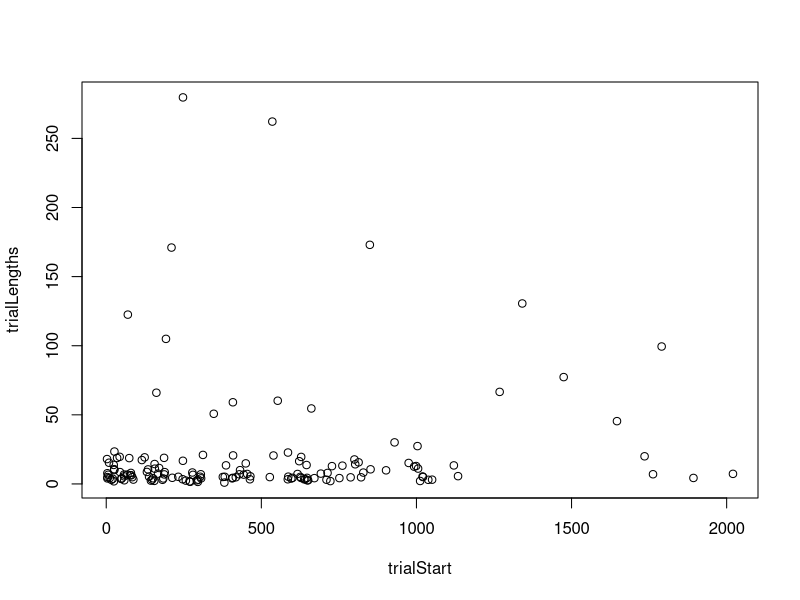
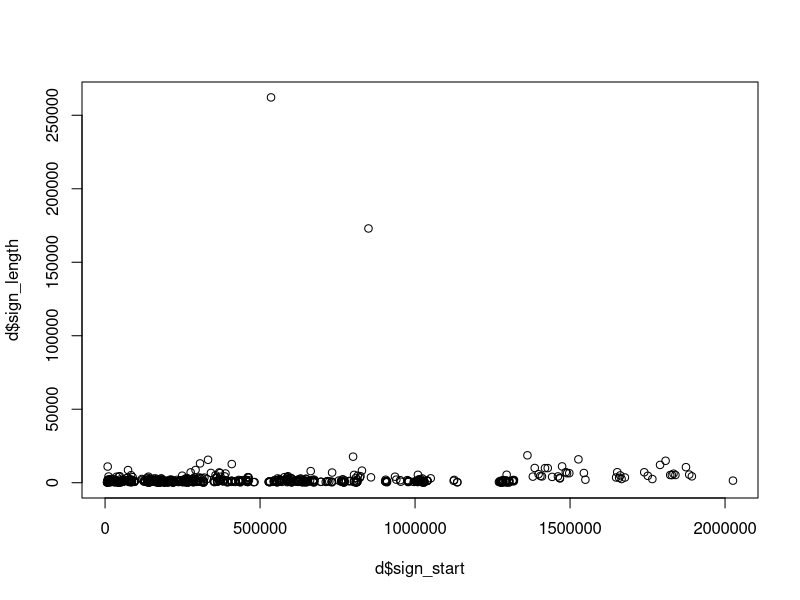
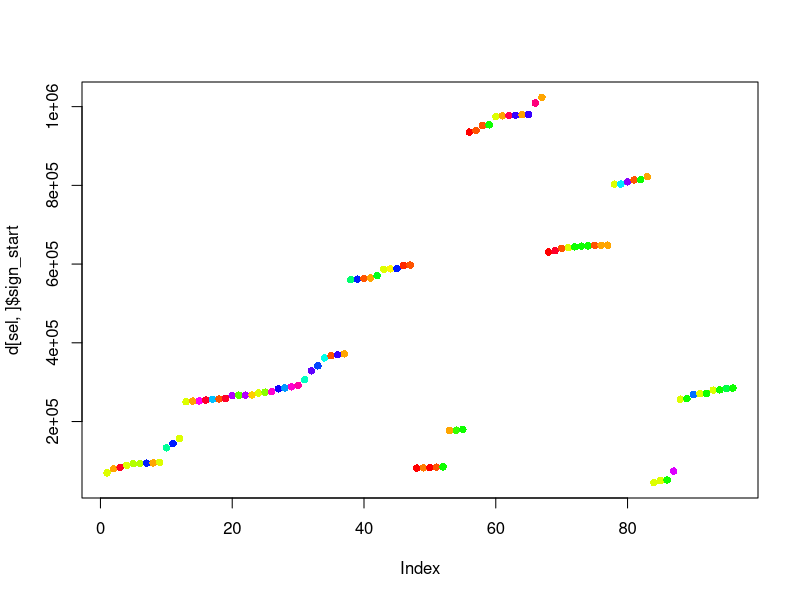
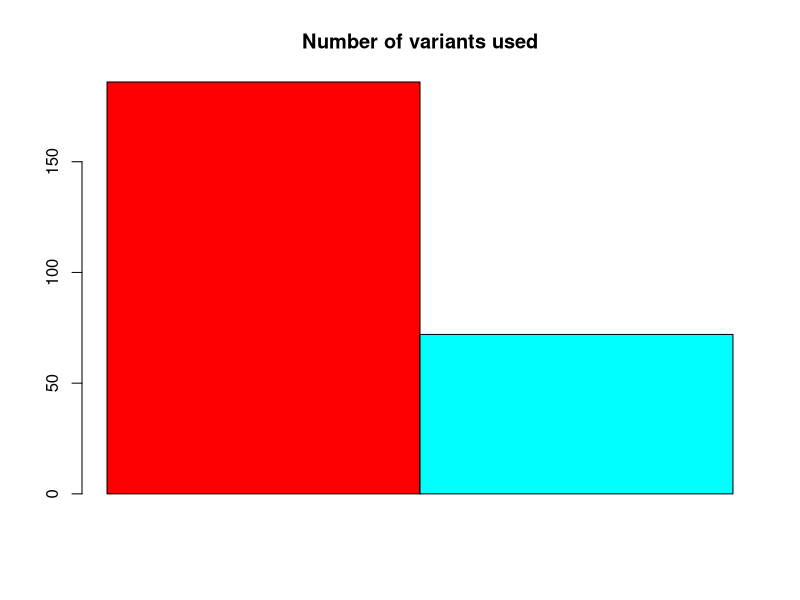
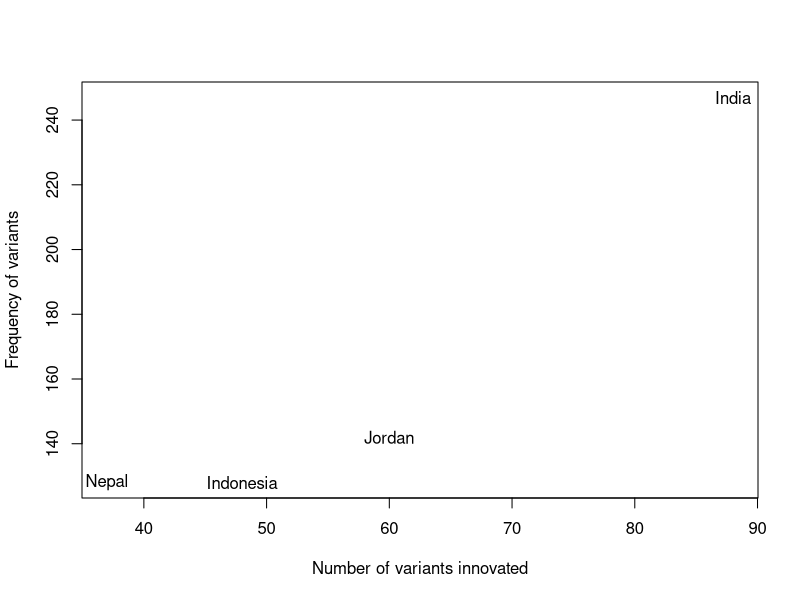

These charts were generated, in order, by the following R code: (Note: this script raises an error after producing the figures.)
setwd("~/Documents/MPI/KangSukColours/ColourExperiment/processing/")


checkIconicity = function(x){
  tx = table(x[x!=''])
  
  if(length(tx)==0){
    return(NA)
  }
  
  if(length(tx)==1){
    return(names(tx)[1])
  } else{
    print(paste("Warning: different iconicity values for sign"))
    return(names(sort(tx,decreasing = T))[1])
  }
}

getDetails = function(x){
  x = strsplit(x,"_")[[1]]
  y = strsplit(x[5],"-")[[1]]
  return(c(week=as.numeric(x[3]), session=as.numeric(x[4]),y[1],y[2]))
}

  
d = read.csv("../data/processedData/variants.csv", stringsAsFactors = F, quote='')

d[,c("week",'session','part1','part2')] = t(sapply(d$filename,getDetails))

d$week = as.numeric(d$week)

d = d[order(d$week,d$session,d$sign_start),]

# make sure that all iconicity ratings are the same
iconicityMeasures = tapply(d$iconic, d$sign_value, checkIconicity)
d$iconic = iconicityMeasures[d$sign_value]

trialLengths = tapply(d$trial_length,d$trial_start,head,n=1)/1000
trialStart = tapply(d$trial_start,d$trial_start,head,n=1)/1000

plot(trialLengths~trialStart)

plot(d$sign_length~d$sign_start)

#boxplot(d$sign_length~d$iconic, ylab='Sign duration', xlab='Iconic')

sel = d$trial_value=='19' & !d$T0Check & nchar(d$sign_value)>0
signs  = unique(d[sel,]$sign_value)
set.seed(1211)
cols = sample(rainbow(length(signs)))
names(cols) = signs

plot(d[sel,]$sign_start, col=cols[d[sel,]$sign_value], pch=16)

tapply(d$sign_value, d$week, function(X){length(unique(X))})

cols = rainbow(2)
barplot(matrix(tapply(d$sign_value, paste(d$speakerName,d$week), function(X){length(unique(X))}), nrow=2), beside = T, names.arg = sort(unique(d$speakerName)), col=cols, main='Number of variants used')
legend(9,80,c("Week 1","Week 4"), col=cols, pch=15)

d$speakerName = sapply(1:nrow(d),function(X){
  d[X,c("part1","part2")][,d$speaker[X]]
  })

inventedBy = tapply( d$speakerName, d$sign_value, head,n=1)  
d$inventedBy = inventedBy[d$sign_value]  

plot(as.vector(table(inventedBy)), as.vector(table(d$inventedBy)), xlab='Number of variants innovated', ylab="Frequency of variants", col='white')
text(as.vector(table(inventedBy)), as.vector(table(d$inventedBy)), names(table(inventedBy)))


d$IX = grepl("IX",d$sign_notes)
d$OS = grepl("OS",d$sign_notes)
d$LW = grepl("LW",d$sign_notes)
d$SE = grepl("SE",d$sign_notes)


d$freq_week_4 = tapply(d[d$week==4,]$sign_value,d[d$week==4,]$sign_value, length)[d$sign_value]

variants = data.frame()
for(colourID in c("18","19")){
  d2 =d[d$trial_value==colourID,]
  
  v = data.frame(colour=colourID,sign=unique(d2[d2$week==1,]$sign_value[nchar(d2[d2$week==1,]$sign_value)>0]), stringsAsFactors = F)
  
  v$freq_week_1 = table(d2[d2$week==1,]$sign_value)[v$sign]
  v$freq_week_4 = table(d2[d2$week==4,]$sign_value)[v$sign]
  v$iconic = tapply(d2$iconic, d2$sign_value, head,n=1)[v$sign]
  v$check = tapply(d2[d2$week==1,]$T0Check,d2[d2$week==1,]$sign_value,function(X){sum(X,na.rm=T)>0})[v$sign]
  v$inventedBy= tapply(d2$inventedBy, d2$sign_value, head, n=1)[v$sign]
  
  variants = rbind(variants,v)

}

variants$iconic[is.na(variants$iconic)] = "No"
variants$freq_week_4[is.na(variants$freq_week_4)] = 0

summary(lm(log(1 + freq_week_4) ~ log(freq_week_1+1) + iconic + check + inventedBy, data=variants))


library(party)

variants$iconic = as.factor(variants$iconic)
variants$inventedBy = as.factor(variants$inventedBy)
f = ctree(freq_week_4 ~ freq_week_1 + iconic + check + inventedBy, data=variants, control=ctree_control(mincriterion = 0.5))
plot(f)


d3 = d
d3$iconic[is.na(d3$iconic)] = "No"
d3$freq_week_4[is.na(d3$freq_week_4)] = 0

for(i in c('iconic','speakerName','inventedBy')){
  d3[,i] = as.factor(d3[,i])
}

summary(lm(log(1 + freq_week_4) ~ iconic + T0Check + inventedBy, data=d3))



f2 = ctree(freq_week_4 ~ iconic + T0Check + speakerName + sign_length+ inventedBy, data=d3, control=ctree_control(mincriterion = 0.95))
plot(f2, inner_panel=node_inner(f2,id=F),terminal_panel=node_barplot)

write.csv(d, file="../data/processedData/variants_processed.csv")
